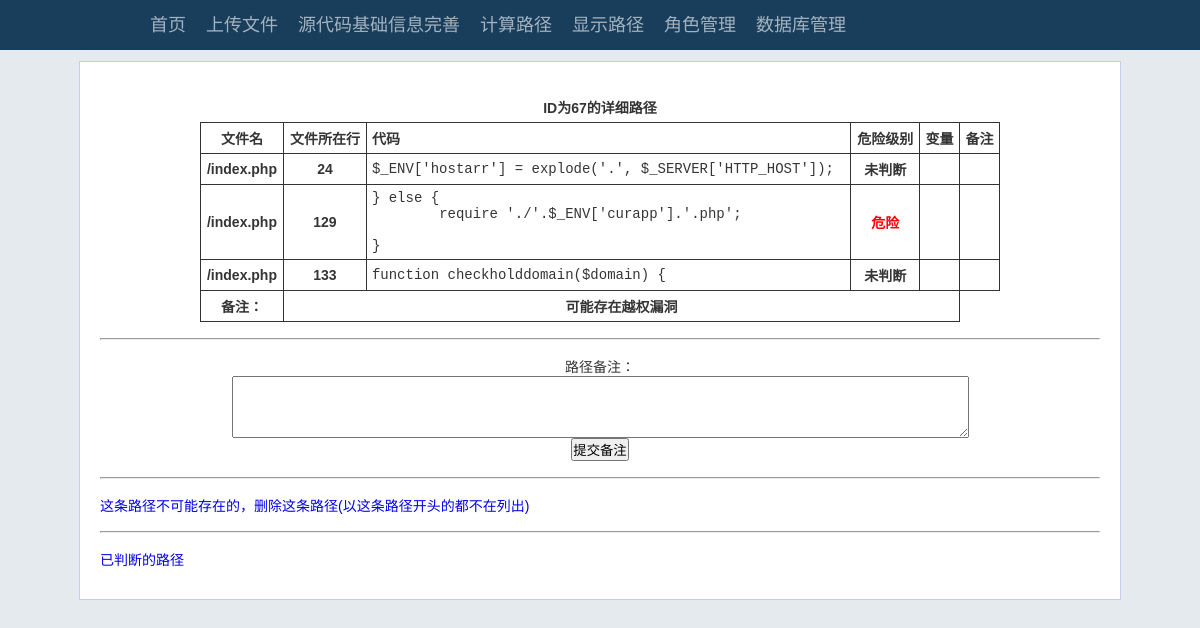
Page /index.php?action=show_path&path_id=67 on the committed database.
### tables this page shows
CREATE TABLE IF NOT EXISTS `points` (
  `id` int(11) NOT NULL auto_increment,
  `file` text NOT NULL,
  `file_id` int(11) NOT NULL,
  `line_number` int(11) NOT NULL,
  `level` int(11) default '-3',
  `position` int(11) default '-3',
  `content` text NOT NULL,
  `role_id` int(11) NOT NULL default '-1',
  `db_action` text NOT NULL,
  `db_line` text NOT NULL,
  `remark` text NOT NULL,
  `is_function` int(11) NOT NULL,
  `functions_line` text NOT NULL,
  PRIMARY KEY  (`id`)
);

CREATE TABLE IF NOT EXISTS `paths` (
  `id` int(11) NOT NULL auto_increment,
  `md5` text NOT NULL,
  `points_id` text NOT NULL,
  `lines_id` text NOT NULL,
  `check` int(11) NOT NULL,
  `start_file` text NOT NULL,
  `start_line` int(11) NOT NULL,
  `end_file` text NOT NULL,
  `end_line` int(11) NOT NULL,
  `remark` text NOT NULL,
  PRIMARY KEY  (`id`)
);

### static.php (called while the page is built, shortened)
<?php
	$static_level = Array("-3"=>"未判断", "-2"=>"不判断", "0"=>"不危险", "1"=>"危险");
?>

### index.php (the view, shortened to what this page needs)
<?php
	include 'static.php';
	include 'function.php';
	$url_this = "http://".$_SERVER ['HTTP_HOST'].$_SERVER['PHP_SELF'].'?'.$_SERVER['QUERY_STRING'];
	if(empty($_GET['action']))
	{
		include 'html/index.html';
	} else {
		$action = trim($_GET['action']);
		switch($action)
		{
		case 'show_path':
			if(isset($_GET['path_id']))
			{
				$id = $_GET['path_id'];
				echo '<table class="itable">
					<caption>ID为'.$id.'的详细路径</caption>
						<tr>
						<th>文件名</th>
						<th>文件所在行</th>
						<th style="text-align:left">代码</th>
						<th>危险级别</th>
						<th>变量</th>
						<th>备注</th>
						</tr>';
				$sql = "SELECT * FROM  `paths` WHERE  `id` = '$id'";
				$result = mysql_query($sql);
				$res = mysql_fetch_assoc($result);
				$points_id = implode(",", unserialize($res['points_id']));
				$remark = $res['remark'];
				$sql = "select * from `points` where `id` in ($points_id) order by find_in_set(id,'$points_id')";
				$result = mysql_query($sql);
				while($res = mysql_fetch_assoc($result))
				{
					echo "<tr>
							<th>".$res['file']."</th>
							<th>".$res['line_number']."</th>
							<td style='text-align:left'><pre>".trim(htmlspecialchars($res['content']))."</pre></td>
							<th>";
					echo get_level($res['level']);
					echo "</th>
							<th>";
					$point_remark = $res['remark'];
					echo "</th><th>$point_remark</th>
					</tr>";
				}
				echo "<tr><th>备注：</th><th colspan='4'>$remark</th></tr>";
				echo '</table><br/><hr/><br/><p><div align="center">
					<form action="#" method="post" enctype="multipart/form-data">
					<a>路径备注：</a><br/>
					<textarea name="remark" cols="90" rows="4"></textarea>
					<br/>
					<input type="submit" name="submit" value="提交备注" />
					</form>
					</div></p><br/><hr/><br/><p><a href="'.$url_this.'&inaction=del">这条路径不可能存在的，删除这条路径(以这条路径开头的都不在列出)</a></p><br/><hr/><br/>
					<p><a href="'.$url_this.'&inaction=checked">已判断的路径</a></p>';
			}
			break;
		}
	}
?>

### function.php (shortened to what this page needs)
<?php
	function get_level($level)
	{
		global $static_level;
		if($level == 1)
		{
			return "<a style='color:red;'>危险</a>";
		} else {
			return $static_level[$level];
		}
	}
?>

### css/common.css (style rules this page uses)
body { background:#E4EAED; font-size: 14px; font-family: "微软雅黑","Microsoft Yahei",arial; color:#353535; }
* { margin:0; padding:0; }
a { text-decoration:none; }
#top { height:50px; background:#193E5C; }
#top #menubar { width:1000px; margin:0 auto; }
#menubar ul a { color: #A3B2BE; }
#menubar ul { list-style:none; float:left; margin-left:50px; }
#menubar ul li { float:left; list-style:none; margin-right:20px; height: 51px; font-size: 18px; line-height: 50px; }
#content { background:#FFF; margin-top:10px; width:1000px; margin-left:auto; margin-right:auto; padding:30px 20px; border:1px solid #BFCEF2; min-height:400px; }
.itable { margin:0 auto; width:80%; text-align:center; border-collapse:collapse; }
.itable caption { padding:5px 5px; font-weight:bold; }
.itable th { padding:5px 5px; border:#333 solid 1px; }
.itable td { padding:5px 5px; border:#333 solid 1px; }

### rows in the picture
points: file "/index.php", line_number "24", content "$_ENV['hostarr'] = explode('.', $_SERVER['HTTP_HOST']);", level "未判断"
points: file "/index.php", line_number "129", content "} else { require './'.$_ENV['curapp'].'.php'; }", level "危险"
points: file "/index.php", line_number "133", content "function checkholddomain($domain) {", level "未判断"
paths: remark "可能存在越权漏洞"

### other values in the picture
$id "67"
